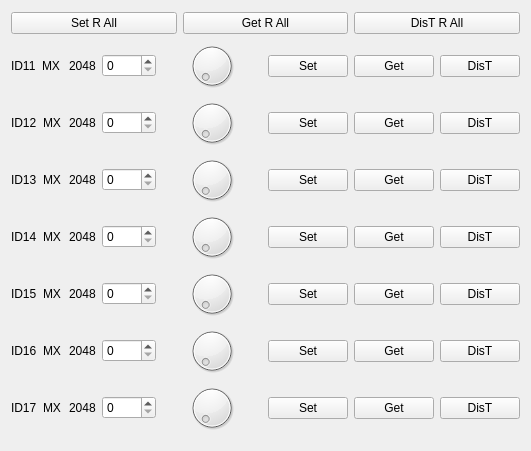
  <widget class="QWidget" name="layoutWidget">
   <property name="geometry">
    <rect>
     <x>570</x>
     <y>280</y>
     <width>531</width>
     <height>451</height>
    </rect>
   </property>
   <layout class="QVBoxLayout" name="verticalLayout_6">
    <item>
     <layout class="QHBoxLayout" name="horizontalLayout_25">
      <item>
       <widget class="QPushButton" name="setRAll_pushButton">
        <property name="text">
         <string>Set R All</string>
        </property>
       </widget>
      </item>
      <item>
       <widget class="QPushButton" name="getRAll_pushButton">
        <property name="text">
         <string>Get R All</string>
        </property>
       </widget>
      </item>
      <item>
       <widget class="QPushButton" name="disTRAll_pushButton">
        <property name="text">
         <string>DisT R All</string>
        </property>
       </widget>
      </item>
     </layout>
    </item>
    <item>
     <layout class="QHBoxLayout" name="horizontalLayout_12">
      <item>
       <widget class="QLabel" name="ID11_label">
        <property name="text">
         <string>ID11</string>
        </property>
       </widget>
      </item>
      <item>
       <widget class="QLabel" name="motorType11_label">
        <property name="text">
         <string>MX</string>
        </property>
       </widget>
      </item>
      <item>
       <widget class="QLabel" name="motor11center_label">
        <property name="text">
         <string>2048</string>
        </property>
       </widget>
      </item>
      <item>
       <widget class="QSpinBox" name="motor11Value_spinBox">
        <property name="maximum">
         <number>4095</number>
        </property>
       </widget>
      </item>
      <item>
       <widget class="QDial" name="motor11value_dial">
        <property name="maximum">
         <number>4095</number>
        </property>
       </widget>
      </item>
      <item>
       <widget class="QPushButton" name="motor11Set_pushButton">
        <property name="text">
         <string>Set</string>
        </property>
       </widget>
      </item>
      <item>
       <widget class="QPushButton" name="motor11Get_pushButton">
        <property name="text">
         <string>Get</string>
        </property>
       </widget>
      </item>
      <item>
       <widget class="QPushButton" name="motor11DisT_pushButton">
        <property name="text">
         <string>DisT</string>
        </property>
       </widget>
      </item>
     </layout>
    </item>
    <item>
     <layout class="QHBoxLayout" name="horizontalLayout_13">
      <item>
       <widget class="QLabel" name="ID12_label">
        <property name="text">
         <string>ID12</string>
        </property>
       </widget>
      </item>
      <item>
       <widget class="QLabel" name="motorType12_label">
        <property name="text">
         <string>MX</string>
        </property>
       </widget>
      </item>
      <item>
       <widget class="QLabel" name="motor12center_label">
        <property name="text">
         <string>2048</string>
        </property>
       </widget>
      </item>
      <item>
       <widget class="QSpinBox" name="motor12Value_spinBox">
        <property name="maximum">
         <number>4095</number>
        </property>
       </widget>
      </item>
      <item>
       <widget class="QDial" name="motor12value_dial">
        <property name="maximum">
         <number>4095</number>
        </property>
       </widget>
      </item>
      <item>
       <widget class="QPushButton" name="motor12Set_pushButton">
        <property name="text">
         <string>Set</string>
        </property>
       </widget>
      </item>
      <item>
       <widget class="QPushButton" name="motor12Get_pushButton">
        <property name="text">
         <string>Get</string>
        </property>
       </widget>
      </item>
      <item>
       <widget class="QPushButton" name="motor12DisT_pushButton">
        <property name="text">
         <string>DisT</string>
        </property>
       </widget>
      </item>
     </layout>
    </item>
    <item>
     <layout class="QHBoxLayout" name="horizontalLayout_14">
      <item>
       <widget class="QLabel" name="ID13_label">
        <property name="text">
         <string>ID13</string>
        </property>
       </widget>
      </item>
      <item>
       <widget class="QLabel" name="motorType13_label">
        <property name="text">
         <string>MX</string>
        </property>
       </widget>
      </item>
      <item>
       <widget class="QLabel" name="motor13center_label">
        <property name="text">
         <string>2048</string>
        </property>
       </widget>
      </item>
      <item>
       <widget class="QSpinBox" name="motor13Value_spinBox">
        <property name="maximum">
         <number>4095</number>
        </property>
       </widget>
      </item>
      <item>
       <widget class="QDial" name="motor13value_dial">
        <property name="maximum">
         <number>4095</number>
        </property>
       </widget>
      </item>
      <item>
       <widget class="QPushButton" name="motor13Set_pushButton">
        <property name="text">
         <string>Set</string>
        </property>
       </widget>
      </item>
      <item>
       <widget class="QPushButton" name="motor13Get_pushButton">
        <property name="text">
         <string>Get</string>
        </property>
       </widget>
      </item>
      <item>
       <widget class="QPushButton" name="motor13DisT_pushButton">
        <property name="text">
         <string>DisT</string>
        </property>
       </widget>
      </item>
     </layout>
    </item>
    <item>
     <layout class="QHBoxLayout" name="horizontalLayout_15">
      <item>
       <widget class="QLabel" name="ID14_label">
        <property name="text">
         <string>ID14</string>
        </property>
       </widget>
      </item>
      <item>
       <widget class="QLabel" name="motorType14_label">
        <property name="text">
         <string>MX</string>
        </property>
       </widget>
      </item>
      <item>
       <widget class="QLabel" name="motor14center_label">
        <property name="text">
         <string>2048</string>
        </property>
       </widget>
      </item>
      <item>
       <widget class="QSpinBox" name="motor14Value_spinBox">
        <property name="maximum">
         <number>4095</number>
        </property>
       </widget>
      </item>
      <item>
       <widget class="QDial" name="motor14value_dial">
        <property name="maximum">
         <number>4095</number>
        </property>
       </widget>
      </item>
      <item>
       <widget class="QPushButton" name="motor14Set_pushButton">
        <property name="text">
         <string>Set</string>
        </property>
       </widget>
      </item>
      <item>
       <widget class="QPushButton" name="motor14Get_pushButton">
        <property name="text">
         <string>Get</string>
        </property>
       </widget>
      </item>
      <item>
       <widget class="QPushButton" name="motor14DisT_pushButton">
        <property name="text">
         <string>DisT</string>
        </property>
       </widget>
      </item>
     </layout>
    </item>
    <item>
     <layout class="QHBoxLayout" name="horizontalLayout_16">
      <item>
       <widget class="QLabel" name="ID15_label">
        <property name="text">
         <string>ID15</string>
        </property>
       </widget>
      </item>
      <item>
       <widget class="QLabel" name="motorType15_label">
        <property name="text">
         <string>MX</string>
        </property>
       </widget>
      </item>
      <item>
       <widget class="QLabel" name="motor15center_label">
        <property name="text">
         <string>2048</string>
        </property>
       </widget>
      </item>
      <item>
       <widget class="QSpinBox" name="motor15Value_spinBox">
        <property name="maximum">
         <number>4095</number>
        </property>
       </widget>
      </item>
      <item>
       <widget class="QDial" name="motor15value_dial">
        <property name="maximum">
         <number>4095</number>
        </property>
       </widget>
      </item>
      <item>
       <widget class="QPushButton" name="motor15Set_pushButton">
        <property name="text">
         <string>Set</string>
        </property>
       </widget>
      </item>
      <item>
       <widget class="QPushButton" name="motor15Get_pushButton">
        <property name="text">
         <string>Get</string>
        </property>
       </widget>
      </item>
      <item>
       <widget class="QPushButton" name="motor15DisT_pushButton">
        <property name="text">
         <string>DisT</string>
        </property>
       </widget>
      </item>
     </layout>
    </item>
    <item>
     <layout class="QHBoxLayout" name="horizontalLayout_17">
      <item>
       <widget class="QLabel" name="ID7_label_">
        <property name="text">
         <string>ID16</string>
        </property>
       </widget>
      </item>
      <item>
       <widget class="QLabel" name="motorType16_label">
        <property name="text">
         <string>MX</string>
        </property>
       </widget>
      </item>
      <item>
       <widget class="QLabel" name="motor16center_label">
        <property name="text">
         <string>2048</string>
        </property>
       </widget>
      </item>
      <item>
       <widget class="QSpinBox" name="motor16Value_spinBox">
        <property name="maximum">
         <number>4095</number>
        </property>
       </widget>
      </item>
      <item>
       <widget class="QDial" name="motor16value_dial">
        <property name="maximum">
         <number>4095</number>
        </property>
       </widget>
      </item>
      <item>
       <widget class="QPushButton" name="motor16Set_pushButton">
        <property name="text">
         <string>Set</string>
        </property>
       </widget>
      </item>
      <item>
       <widget class="QPushButton" name="motor16Get_pushButton">
        <property name="text">
         <string>Get</string>
        </property>
       </widget>
      </item>
      <item>
       <widget class="QPushButton" name="motor16DisT_pushButton">
        <property name="text">
         <string>DisT</string>
        </property>
       </widget>
      </item>
     </layout>
    </item>
    <item>
     <layout class="QHBoxLayout" name="horizontalLayout_11">
      <item>
       <widget class="QLabel" name="ID17_label">
        <property name="text">
         <string>ID17</string>
        </property>
       </widget>
      </item>
      <item>
       <widget class="QLabel" name="motorType17_label">
        <property name="text">
         <string>MX</string>
        </property>
       </widget>
      </item>
      <item>
       <widget class="QLabel" name="motor17center_label">
        <property name="text">
         <string>2048</string>
        </property>
       </widget>
      </item>
      <item>
       <widget class="QSpinBox" name="motor17Value_spinBox">
        <property name="maximum">
         <number>4095</number>
        </property>
       </widget>
      </item>
      <item>
       <widget class="QDial" name="motor17value_dial">
        <property name="maximum">
         <number>4095</number>
        </property>
       </widget>
      </item>
      <item>
       <widget class="QPushButton" name="motor17Set_pushButton">
        <property name="text">
         <string>Set</string>
        </property>
       </widget>
      </item>
      <item>
       <widget class="QPushButton" name="motor17Get_pushButton">
        <property name="text">
         <string>Get</string>
        </property>
       </widget>
      </item>
      <item>
       <widget class="QPushButton" name="motor17DisT_pushButton">
        <property name="text">
         <string>DisT</string>
        </property>
       </widget>
      </item>
     </layout>
    </item>
   </layout>
  </widget>
